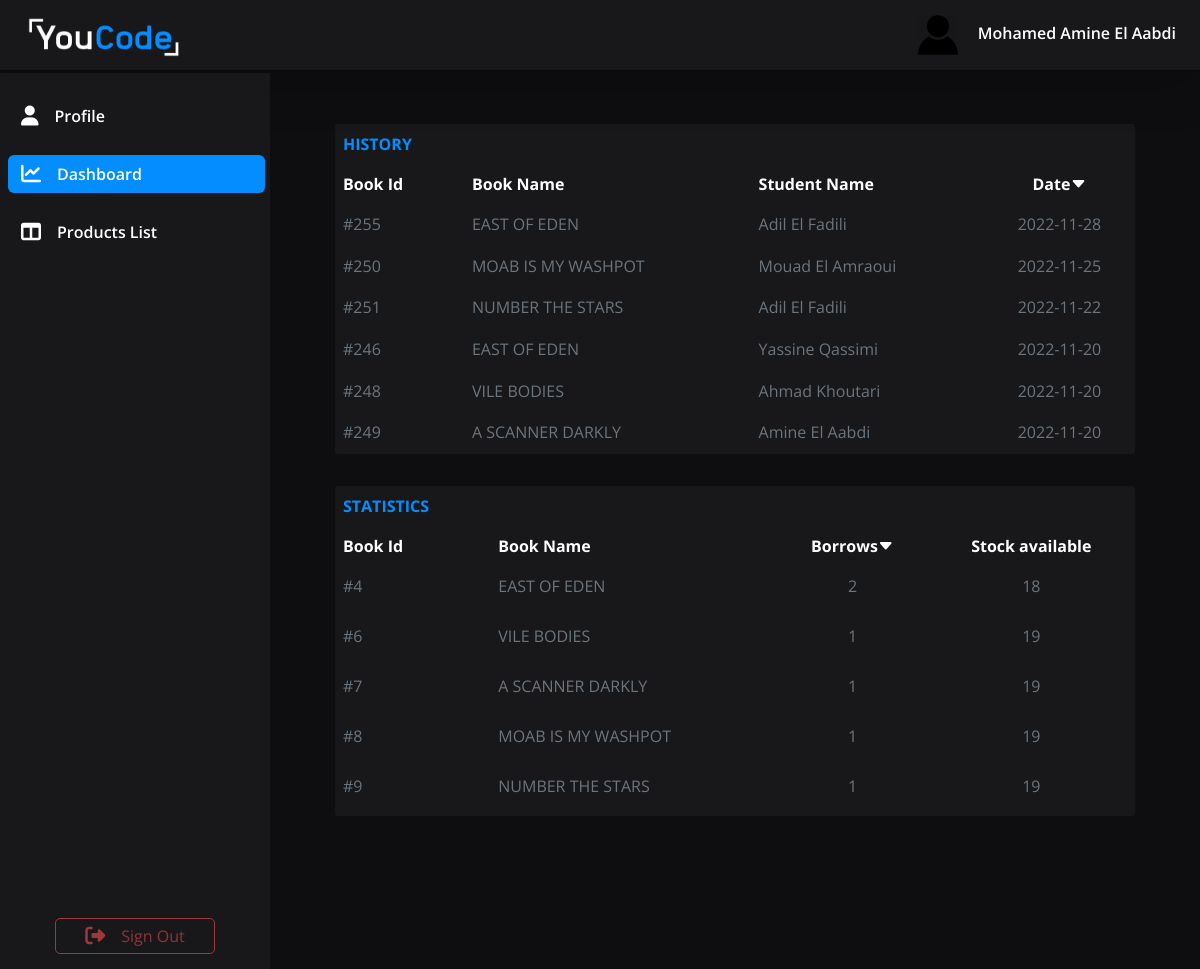
Page /php/dashboard.php (signed in) on the committed database.
### tables this page shows
CREATE TABLE `orders` (
  `order_id` int(11) NOT NULL,
  `order_student_token` varchar(256) DEFAULT NULL,
  `order_date` date DEFAULT NULL,
  `order_book_id` int(11) DEFAULT NULL
);

CREATE TABLE `books` (
  `book_id` int(11) NOT NULL,
  `book_name` varchar(256) DEFAULT NULL,
  `book_quantite` int(11) DEFAULT NULL
);

CREATE TABLE `students` (
  `student_token` varchar(256) NOT NULL,
  `student_name` varchar(256) DEFAULT NULL
);

### PHP/INCLUDES/script.php (the view, shortened to what this page needs)
<?php
    include 'db-con.php';
function insertIntoHistory()
{
    global $conn;
    $sql="  SELECT order_id, students.student_name as order_student_name, order_date ,books.book_name as order_book_name FROM orders
            INNER JOIN students on students.student_token=orders.order_student_token
            INNER JOIN books on books.book_id=orders.order_book_id
            ORDER BY order_date DESC
            LIMIT 7";
    $result=mysqli_query($conn,$sql);
    $MyData=array();
    foreach($result as $row)
    {
        $MyData[]=$row;
    }
    for($i=0;$i<sizeof($MyData);$i++)
    {
        echo'<tr scope="row">
                <td class="text-secondary fs-7 " scope="col">#'.$MyData[$i]['order_id'].'</td>
                <td class="text-secondary fs-7 " scope="col">'.$MyData[$i]['order_book_name'].'</td>
                <td class="text-secondary fs-7 " scope="col">'.$MyData[$i]['order_student_name'].'</td>
                <td class="text-secondary fs-7 text-center" scope="col">'.$MyData[$i]['order_date'].'</td>
            </tr>';
    }
}
function insertIntoStats()
{
    global $conn;
    $sql="  SELECT book_name,book_quantite, book_id, COUNT(order_book_id) as sold FROM orders
            INNER JOIN books on book_id = order_book_id
            WHERE order_book_id =book_id
            GROUP BY book_name
            ORDER BY sold DESC
            LIMIT 5";
    $result=mysqli_query($conn,$sql);
    $MyData=array();
    foreach($result as $row)
    {
        $MyData[]=$row;
    }
    for($i=0;$i<sizeof($MyData);$i++)
    {
        $available=$MyData[$i]['book_quantite']-$MyData[$i]['sold'];
        echo'<tr>
                <td class="text-secondary fs-7 " scope="col">#'.$MyData[$i]['book_id'].'</td>
                <td class="text-secondary fs-7 " scope="col">'.$MyData[$i]['book_name'].'</td>
                <td class="text-secondary fs-7 text-center" scope="col">'.$MyData[$i]['sold'].'</td>
                <td class="text-secondary fs-7 text-center" scope="col">'.$available.'</td>
            </tr> ';
    }
}
?>

### CSS/style.css (style rules this page uses)
* { box-sizing: border-box; margin: 0px; padding: 0px; font-family: 'Open Sans', sans-serif; text-decoration: none; list-style: none; }
body { max-width: 100vw; height: 100vh; overflow: hidden; min-width: 345px; }
body { background-image: none; background-color: #0e0e10; }
tr { color: rgb(173, 173, 173); }
.MyContent { height: 100vh; }

### rows in the picture
orders: order_id "255", order_book.book_name "EAST OF EDEN", order_student_token.student_name "Adil El Fadili", order_date "2022-11-28"
orders: order_id "250", order_book.book_name "MOAB IS MY WASHPOT", order_student_token.student_name "Mouad El Amraoui", order_date "2022-11-25"
orders: order_id "251", order_book.book_name "NUMBER THE STARS", order_student_token.student_name "Adil El Fadili", order_date "2022-11-22"
orders: order_id "246", order_book.book_name "EAST OF EDEN", order_student_token.student_name "Yassine Qassimi", order_date "2022-11-20"
orders: order_id "248", order_book.book_name "VILE BODIES", order_student_token.student_name "Ahmad Khoutari", order_date "2022-11-20"
orders: order_id "249", order_book.book_name "A SCANNER DARKLY", order_student_token.student_name "Amine El Aabdi", order_date "2022-11-20"
books: book_id "4", book_name "EAST OF EDEN", sold "2", available "18"
books: book_id "6", book_name "VILE BODIES", sold "1", available "19"
books: book_id "7", book_name "A SCANNER DARKLY", sold "1", available "19"
books: book_id "8", book_name "MOAB IS MY WASHPOT", sold "1", available "19"
books: book_id "9", book_name "NUMBER THE STARS", sold "1", available "19"

### other values in the picture
$_SESSION['name'] "Mohamed Amine El Aabdi"
